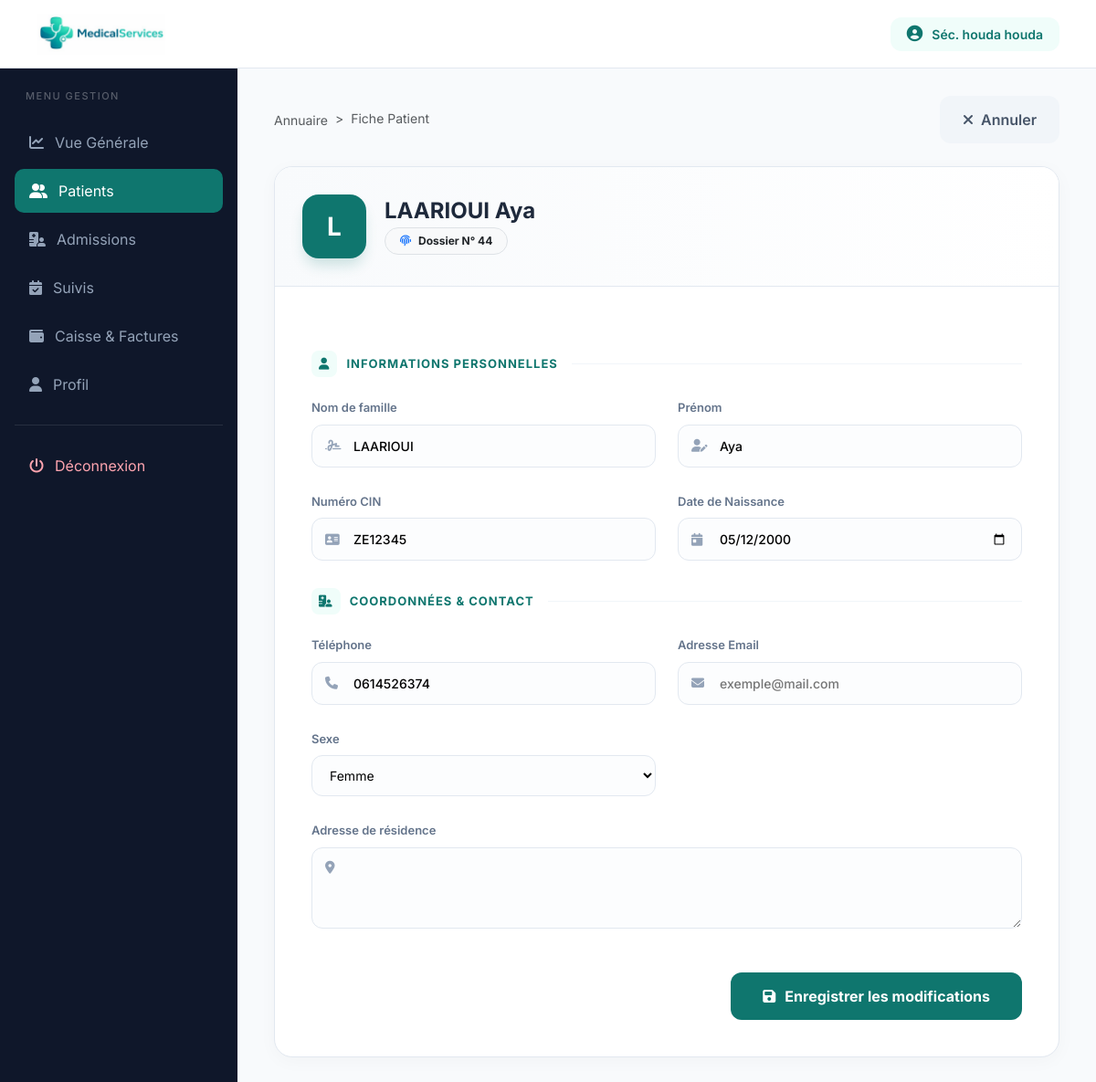
Page /connexion_secretaire/modifier_patient.php?id=44 (signed in) on the committed database.
### tables this page shows
CREATE TABLE `utilisateurs` (
  `id_user` int(11) NOT NULL,
  `cin` varchar(255) NOT NULL,
  `matricule` varchar(255) NOT NULL,
  `nom` varchar(50) DEFAULT NULL,
  `prenom` varchar(50) DEFAULT NULL,
  `email` varchar(50) DEFAULT NULL,
  `mot_de_passe` varchar(255) DEFAULT NULL,
  `telephone` int(11) NOT NULL,
  `adresse` text NOT NULL,
  `photo` varchar(255) NOT NULL DEFAULT '''default_avatar.png''',
  `role` enum('infirmier','admin','medecin','secretaire') DEFAULT NULL,
  `specialite` varchar(255) NOT NULL DEFAULT 'Généraliste',
  `statut_compte` enum('actif','suspendu','conge') NOT NULL,
  `date_embauche` date NOT NULL DEFAULT current_timestamp(),
  `derniere_connexion` datetime DEFAULT NULL,
  `created_at` timestamp NOT NULL DEFAULT current_timestamp()
);

CREATE TABLE `patients` (
  `id_patient` int(11) NOT NULL,
  `CIN` varchar(10) NOT NULL,
  `nom` varchar(50) NOT NULL,
  `prenom` varchar(50) NOT NULL,
  `date_naissance` date DEFAULT NULL,
  `sexe` varchar(255) DEFAULT NULL,
  `adresse` varchar(100) DEFAULT NULL,
  `telephone` varchar(20) DEFAULT NULL,
  `email` varchar(50) DEFAULT NULL,
  `groupe_sanguin` varchar(255) NOT NULL,
  `statut` varchar(255) NOT NULL DEFAULT 'stable',
  `allergies` text NOT NULL,
  `date_inscription` timestamp NOT NULL DEFAULT current_timestamp(),
  `id_medecin` int(11) NOT NULL
);

### connexion_secretaire/modifier_patient.php (the view, shortened to what this page needs)
<?php
include("../config/connexion.php");
$user_id = $_SESSION['user_id'];
$id_patient = isset($_GET['id']) ? $_GET['id'] : $_POST['id_patient'];
$stmt = $pdo->prepare("SELECT * FROM patients WHERE id_patient = ?");
$stmt->execute([$id_patient]);
$patient = $stmt->fetch(PDO::FETCH_ASSOC);
$stmt_user = $pdo->prepare("SELECT nom, prenom FROM utilisateurs WHERE id_user = ?");
$stmt_user->execute([$user_id]);
$user = $stmt_user->fetch(PDO::FETCH_ASSOC);
?>
<!DOCTYPE html>
<html lang="fr">
<head>
    <link rel="stylesheet" href="https://cdnjs.cloudflare.com/ajax/libs/font-awesome/6.5.0/css/all.min.css">
    <link href="https://cdn.jsdelivr.net/npm/bootstrap@5.3.2/dist/css/bootstrap.min.css" rel="stylesheet">
</head>
<body>
<header>
    <img src="../images/logo_app2.png" alt="Logo" style="height: 45px;">
    <div class="user-pill">
        <span>Séc. <?= htmlspecialchars($user['prenom']." ".$user['nom']) ?></span>
    </div>
</header>
<div class="wrapper">
    <aside class="sidebar">
        <h3 style="color:rgba(255,255,255,0.3); font-size:11px; text-transform:uppercase; margin-bottom:20px; padding-left:12px;">Menu Gestion</h3>
        <a href="dashboard_secretaire.php"><i class="fa-solid fa-chart-line"></i> Vue Générale</a>
        <a href="patients_secr.php" class="active"><i class="fa-solid fa-user-group"></i> Patients</a>
         <a href="../admission/admissions_list.php"><i class="fa-solid fa-hospital-user"></i> Admissions</a>
        <a href="suivis.php"><i class="fa-solid fa-calendar-check"></i> Suivis</a>
        <a href="caisse.php"><i class="fa-solid fa-wallet"></i> Caisse & Factures</a>
         <a href="profil_secretaire.php"><i class="fa-solid fa-user"></i> Profil</a>
        <div style="height: 1px; background: rgba(255,255,255,0.1); margin: 20px 0;"></div>
        <a href="../connexio_utilisateur/deconnexion.php" style="color: #fda4af;"><i class="fa-solid fa-power-off"></i> Déconnexion</a>
    </aside>
    <main class="content">
        <div class="page-header">
            <div>
                <nav style="--bs-breadcrumb-divider: '>';" aria-label="breadcrumb">
                    <ol class="breadcrumb mb-0">
                        <li class="breadcrumb-item"><a href="patients_secr.php" class="text-decoration-none text-muted small">Annuaire</a></li>
                        <li class="breadcrumb-item active small" aria-current="page">Fiche Patient</li>
                    </ol>
                </nav>
            </div>
            <a href="patients_secr.php" class="btn-back">
                <i class="fa-solid fa-xmark me-2"></i>Annuler
            </a>
        </div>
        <div class="form-card">
            <div class="form-header-profile">
                <div class="avatar-huge">
                    <?= strtoupper(substr($patient['nom'], 0, 1)) ?>
                </div>
                <div>
                    <h2 class="h4 fw-bold mb-1"><?= strtoupper($patient['nom']) ?> <?= $patient['prenom'] ?></h2>
                    <span class="badge bg-light text-dark border px-3 py-2 rounded-pill">
                        <i class="fa-solid fa-fingerprint me-2 text-primary"></i>Dossier N° <?= $patient['id_patient'] ?>
                    </span>
                </div>
            </div>
            <form action="" method="POST" class="form-body">
                <div class="section-separator">
                    <i class="fa-solid fa-user"></i> Informations Personnelles
                </div>
                <div class="row g-4">
                    <div class="col-md-6">
                        <label class="form-label">Nom de famille</label>
                        <div class="input-group-custom">
                            <i class="fa-solid fa-signature"></i>
                            <input type="text" name="nom" class="form-control-modern" value="<?= htmlspecialchars($patient['nom']) ?>" required>
                        </div>
                    </div>
                    <div class="col-md-6">
                        <label class="form-label">Prénom</label>
                        <div class="input-group-custom">
                            <i class="fa-solid fa-user-pen"></i>
                            <input type="text" name="prenom" class="form-control-modern" value="<?= htmlspecialchars($patient['prenom']) ?>" required>
                        </div>
                    </div>
                    <div class="col-md-6">
                        <label class="form-label">Numéro CIN</label>
                        <div class="input-group-custom">
                            <i class="fa-solid fa-address-card"></i>
                            <input type="text" name="cin" class="form-control-modern" value="<?= htmlspecialchars($patient['CIN']) ?>" required>
                        </div>
                    </div>
                    <div class="col-md-6">
                        <label class="form-label">Date de Naissance</label>
                        <div class="input-group-custom">
                            <i class="fa-solid fa-calendar-day"></i>
                            <input type="date" name="date_naissance" class="form-control-modern" value="<?= $patient['date_naissance'] ?>">
                        </div>
                    </div>
                </div>
                <div class="section-separator">
                    <i class="fa-solid fa-hospital-user"></i> Coordonnées & Contact
                </div>
                <div class="row g-4">
                    <div class="col-md-6">
                        <label class="form-label">Téléphone</label>
                        <div class="input-group-custom">
                            <i class="fa-solid fa-phone"></i>
                            <input type="tel" name="telephone" class="form-control-modern" value="<?= htmlspecialchars($patient['telephone']) ?>" required>
                        </div>
                    </div>
                    <div class="col-md-6">
                        <label class="form-label">Adresse Email</label>
                        <div class="input-group-custom">
                            <i class="fa-solid fa-envelope"></i>
                            <input type="email" name="email" class="form-control-modern" value="<?= htmlspecialchars($patient['email']) ?>" placeholder="exemple@mail.com">
                        </div>
                    </div>
                    <div class="col-md-6">
                        <label class="form-label">Sexe</label>
                        <select name="sexe" class="form-select-modern">
                            <option value="F" <?= $patient['sexe'] == 'F' ? 'selected' : '' ?>>Femme</option>
                        </select>
                    </div>
                    <div class="col-12">
                        <label class="form-label">Adresse de résidence</label>
                        <div class="input-group-custom">
                            <i class="fa-solid fa-location-dot" style="top: 15px;"></i>
                            <textarea name="adresse" class="form-control-modern" rows="3" style="padding-left: 45px;"><?= htmlspecialchars($patient['adresse']) ?></textarea>
                        </div>
                    </div>
                </div>
                <div class="mt-5 d-flex justify-content-end gap-3">
                    <button type="submit" class="btn-update">
                        <i class="fa-solid fa-floppy-disk"></i>
                        Enregistrer les modifications
                    </button>
                </div>
            </form>
        </div>
    </main>
</div>
</body>
</html>

### connexion_secretaire/modifier_patient.php (style rules this page uses)
:root { --primary: #0f766e; --primary-light: #f0fdfa; --sidebar-bg: #0f172a; --bg-body: #f8fafc; --border: #e2e8f0; --white: #ffffff; --header-height: 75px; --sidebar-width: 260px; }
* { margin:0; padding:0; box-sizing:border-box; font-family: 'Inter', sans-serif; }
body { background: var(--bg-body); color: #1e293b; }
header { background: var(--white); padding: 0 40px; height: var(--header-height); display: flex; justify-content: space-between; align-items: center; border-bottom: 1px solid var(--border); position: fixed; top: 0; left: 0; right: 0; z-index: 1000; }
.sidebar { width: var(--sidebar-width); background: var(--sidebar-bg); padding: 24px 16px; position: fixed; top: var(--header-height); left: 0; bottom: 0; z-index: 999; }
.sidebar h3 { color: rgba(255,255,255,0.3); font-size: 11px; text-transform: uppercase; letter-spacing: 1.5px; margin-bottom: 20px; padding-left: 12px; }
.sidebar a { display: flex; align-items: center; gap: 12px; color: #94a3b8; text-decoration: none; padding: 12px 16px; border-radius: 10px; margin-bottom: 5px; transition: 0.3s; }
.sidebar a.active { background: var(--primary); color: #fff; }
.user-pill { background: var(--primary-light); padding: 8px 18px; border-radius: 12px; display: flex; align-items: center; gap: 10px; font-size: 14px; font-weight: 600; color: var(--primary); }
.content { margin-left: var(--sidebar-width); padding: 30px 40px; margin-top: var(--header-height); }
.page-header { display: flex; align-items: center; justify-content: space-between; margin-bottom: 25px; }
.form-card { background: var(--white); border-radius: 20px; border: 1px solid var(--border); box-shadow: 0 4px 20px rgba(0, 0, 0, 0.03); max-width: 1000px; margin: 0 auto; overflow: hidden; }
.form-header-profile { background: linear-gradient(to right, #f8fafc, #ffffff); padding: 30px; border-bottom: 1px solid var(--border); display: flex; align-items: center; gap: 20px; }
.avatar-huge { width: 70px; height: 70px; background: var(--primary); color: white; border-radius: 18px; display: flex; align-items: center; justify-content: center; font-size: 28px; font-weight: 700; box-shadow: 0 10px 15px -3px rgba(15, 118, 110, 0.2); }
.form-body { padding: 40px; }
.section-separator { display: flex; align-items: center; margin: 30px 0 20px 0; color: var(--primary); font-weight: 700; font-size: 13px; text-transform: uppercase; letter-spacing: 1px; }
.section-separator i { margin-right: 10px; background: var(--primary-light); padding: 8px; border-radius: 8px; }
.section-separator::after { content: ""; flex: 1; height: 1px; background: #f1f5f9; margin-left: 15px; }
.form-label { font-weight: 600; font-size: 13px; color: #64748b; margin-bottom: 8px; }
.input-group-custom { position: relative; display: flex; align-items: center; }
.input-group-custom i { position: absolute; left: 15px; color: #94a3b8; font-size: 14px; }
.form-control-modern { width: 100%; padding: 12px 15px 12px 45px; background: #fcfdfe; border: 1.5px solid #e2e8f0; border-radius: 12px; transition: all 0.2s; font-size: 14px; font-weight: 500; }
.form-select-modern { padding: 12px 15px; background: #fcfdfe; border: 1.5px solid #e2e8f0; border-radius: 12px; width: 100%; font-size: 14px; }
.btn-update { background: var(--primary); color: white; padding: 14px 35px; border-radius: 12px; font-weight: 700; border: none; transition: all 0.3s; display: flex; align-items: center; gap: 10px; }
.btn-back { background: #f1f5f9; color: #475569; padding: 14px 25px; border-radius: 12px; font-weight: 600; text-decoration: none; transition: 0.3s; }

### rows in the picture
utilisateurs: prenom+nom "houda houda"
patients: nom "L", nom "LAARIOUI", prenom "Aya", id_patient "44", cin "ZE12345", date_naissance "05/12/2000", telephone "0614526374", sexe "Femme"
